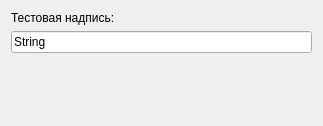
<?xml version="1.0" encoding="UTF-8"?>
<ui version="4.0">
 <class>Form</class>
 <widget class="QWidget" name="Form">
  <property name="geometry">
   <rect>
    <x>0</x>
    <y>0</y>
    <width>323</width>
    <height>126</height>
   </rect>
  </property>
  <property name="windowTitle">
   <string>Образец</string>
  </property>
  <layout class="QVBoxLayout" name="verticalLayout">
   <item>
    <widget class="QLabel" name="label">
     <property name="text">
      <string>Тестовая надпись:</string>
     </property>
    </widget>
   </item>
   <item>
    <widget class="QLineEdit" name="lineEdit">
     <property name="text">
      <string>String</string>
     </property>
    </widget>
   </item>
   <item>
    <spacer name="verticalSpacer">
     <property name="orientation">
      <enum>Qt::Vertical</enum>
     </property>
     <property name="sizeHint" stdset="0">
      <size>
       <width>20</width>
       <height>60</height>
      </size>
     </property>
    </spacer>
   </item>
  </layout>
 </widget>
 <resources/>
 <connections/>
</ui>
